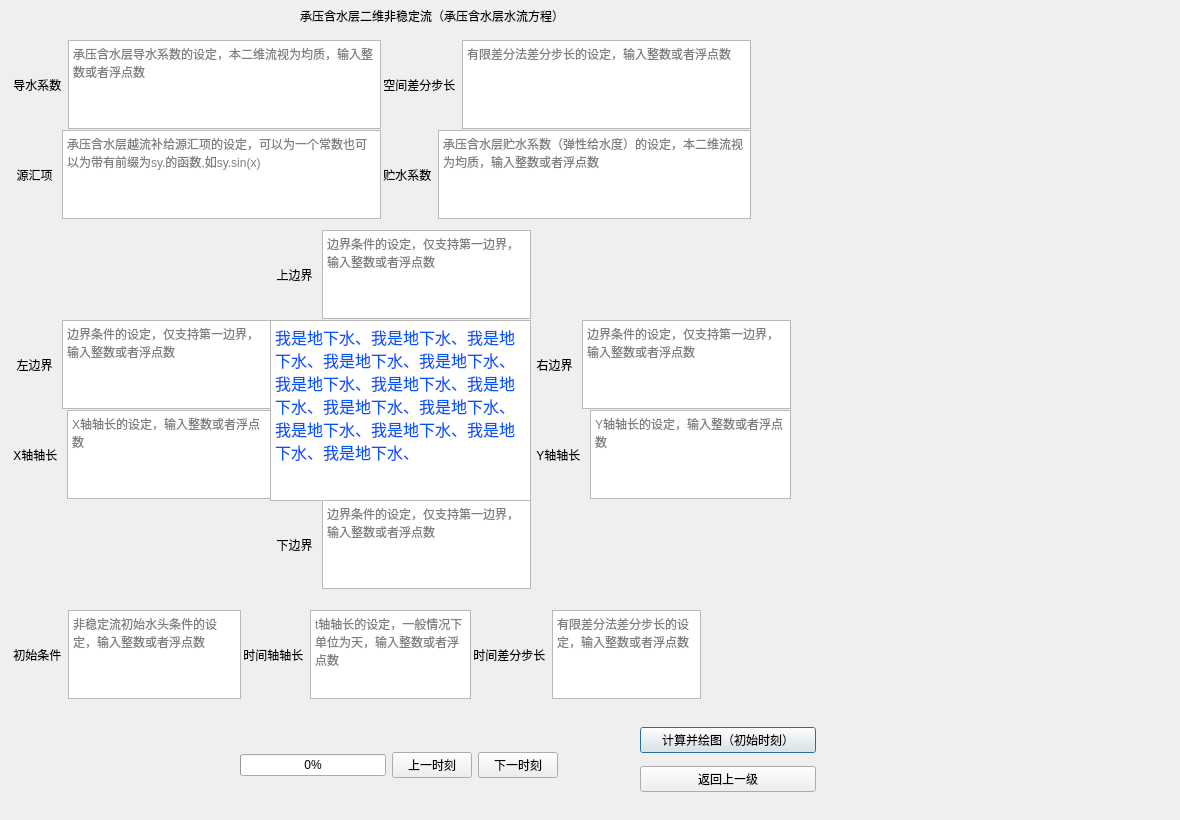
<?xml version="1.0" encoding="UTF-8"?>
<ui version="4.0">
 <class>two_dimension_confined_aquifer_unstable_flow</class>
 <widget class="QDialog" name="two_dimension_confined_aquifer_unstable_flow">
  <property name="windowModality">
   <enum>Qt::NonModal</enum>
  </property>
  <property name="geometry">
   <rect>
    <x>0</x>
    <y>0</y>
    <width>1180</width>
    <height>820</height>
   </rect>
  </property>
  <property name="windowTitle">
   <string>two dimension confined aquifer unstable flow</string>
  </property>
  <widget class="QLabel" name="label">
   <property name="geometry">
    <rect>
     <x>300</x>
     <y>0</y>
     <width>341</width>
     <height>31</height>
    </rect>
   </property>
   <property name="text">
    <string>承压含水层二维非稳定流（承压含水层水流方程）</string>
   </property>
  </widget>
  <widget class="QWidget" name="horizontalLayoutWidget">
   <property name="geometry">
    <rect>
     <x>10</x>
     <y>40</y>
     <width>371</width>
     <height>89</height>
    </rect>
   </property>
   <layout class="QHBoxLayout" name="horizontalLayout">
    <item>
     <widget class="QLabel" name="label_2">
      <property name="text">
       <string> 导水系数</string>
      </property>
     </widget>
    </item>
    <item>
     <widget class="QTextEdit" name="transmissivity">
      <property name="placeholderText">
       <string>承压含水层导水系数的设定，本二维流视为均质，输入整数或者浮点数</string>
      </property>
     </widget>
    </item>
   </layout>
  </widget>
  <widget class="QWidget" name="horizontalLayoutWidget_2">
   <property name="geometry">
    <rect>
     <x>10</x>
     <y>130</y>
     <width>371</width>
     <height>89</height>
    </rect>
   </property>
   <layout class="QHBoxLayout" name="horizontalLayout_2">
    <item>
     <widget class="QLabel" name="label_3">
      <property name="text">
       <string>  源汇项 </string>
      </property>
     </widget>
    </item>
    <item>
     <widget class="QTextEdit" name="leakage_recharge">
      <property name="placeholderText">
       <string notr="true">承压含水层越流补给源汇项的设定，可以为一个常数也可以为带有前缀为sy.的函数,如sy.sin(x)</string>
      </property>
     </widget>
    </item>
   </layout>
  </widget>
  <widget class="QWidget" name="verticalLayoutWidget">
   <property name="geometry">
    <rect>
     <x>640</x>
     <y>720</y>
     <width>176</width>
     <height>80</height>
    </rect>
   </property>
   <layout class="QVBoxLayout" name="verticalLayout">
    <item>
     <widget class="QPushButton" name="draw">
      <property name="text">
       <string>计算并绘图（初始时刻）</string>
      </property>
     </widget>
    </item>
    <item>
     <widget class="QPushButton" name="back">
      <property name="text">
       <string>返回上一级</string>
      </property>
     </widget>
    </item>
   </layout>
  </widget>
  <widget class="QWidget" name="horizontalLayoutWidget_5">
   <property name="geometry">
    <rect>
     <x>380</x>
     <y>40</y>
     <width>371</width>
     <height>89</height>
    </rect>
   </property>
   <layout class="QHBoxLayout" name="horizontalLayout_5">
    <item>
     <widget class="QLabel" name="label_6">
      <property name="text">
       <string> 空间差分步长</string>
      </property>
     </widget>
    </item>
    <item>
     <widget class="QTextEdit" name="step_length">
      <property name="placeholderText">
       <string>有限差分法差分步长的设定，输入整数或者浮点数</string>
      </property>
     </widget>
    </item>
   </layout>
  </widget>
  <widget class="QWidget" name="horizontalLayoutWidget_4">
   <property name="geometry">
    <rect>
     <x>530</x>
     <y>320</y>
     <width>261</width>
     <height>89</height>
    </rect>
   </property>
   <layout class="QHBoxLayout" name="horizontalLayout_4">
    <item>
     <widget class="QLabel" name="label_5">
      <property name="text">
       <string>  右边界 </string>
      </property>
     </widget>
    </item>
    <item>
     <widget class="QTextEdit" name="r_boundary">
      <property name="placeholderText">
       <string>边界条件的设定，仅支持第一边界，输入整数或者浮点数</string>
      </property>
     </widget>
    </item>
   </layout>
  </widget>
  <widget class="QWidget" name="horizontalLayoutWidget_3">
   <property name="geometry">
    <rect>
     <x>10</x>
     <y>320</y>
     <width>261</width>
     <height>89</height>
    </rect>
   </property>
   <layout class="QHBoxLayout" name="horizontalLayout_3">
    <item>
     <widget class="QLabel" name="label_4">
      <property name="text">
       <string>  左边界 </string>
      </property>
     </widget>
    </item>
    <item>
     <widget class="QTextEdit" name="l_boundary">
      <property name="placeholderText">
       <string>边界条件的设定，仅支持第一边界，输入整数或者浮点数</string>
      </property>
     </widget>
    </item>
   </layout>
  </widget>
  <widget class="QWidget" name="horizontalLayoutWidget_7">
   <property name="geometry">
    <rect>
     <x>270</x>
     <y>230</y>
     <width>261</width>
     <height>89</height>
    </rect>
   </property>
   <layout class="QHBoxLayout" name="horizontalLayout_7">
    <item>
     <widget class="QLabel" name="label_8">
      <property name="text">
       <string>  上边界 </string>
      </property>
     </widget>
    </item>
    <item>
     <widget class="QTextEdit" name="t_boundary">
      <property name="placeholderText">
       <string>边界条件的设定，仅支持第一边界，输入整数或者浮点数</string>
      </property>
     </widget>
    </item>
   </layout>
  </widget>
  <widget class="QWidget" name="horizontalLayoutWidget_8">
   <property name="geometry">
    <rect>
     <x>270</x>
     <y>500</y>
     <width>261</width>
     <height>89</height>
    </rect>
   </property>
   <layout class="QHBoxLayout" name="horizontalLayout_8">
    <item>
     <widget class="QLabel" name="label_9">
      <property name="text">
       <string>  下边界 </string>
      </property>
     </widget>
    </item>
    <item>
     <widget class="QTextEdit" name="b_boundary">
      <property name="placeholderText">
       <string>边界条件的设定，仅支持第一边界，输入整数或者浮点数</string>
      </property>
     </widget>
    </item>
   </layout>
  </widget>
  <widget class="QTextBrowser" name="textBrowser">
   <property name="geometry">
    <rect>
     <x>270</x>
     <y>320</y>
     <width>261</width>
     <height>181</height>
    </rect>
   </property>
   <property name="html">
    <string>&lt;!DOCTYPE HTML PUBLIC &quot;-//W3C//DTD HTML 4.0//EN&quot; &quot;http://www.w3.org/TR/REC-html40/strict.dtd&quot;&gt;
&lt;html&gt;&lt;head&gt;&lt;meta name=&quot;qrichtext&quot; content=&quot;1&quot; /&gt;&lt;style type=&quot;text/css&quot;&gt;
p, li { white-space: pre-wrap; }
&lt;/style&gt;&lt;/head&gt;&lt;body style=&quot; font-family:'SimSun'; font-size:9pt; font-weight:400; font-style:normal;&quot;&gt;
&lt;p style=&quot; margin-top:0px; margin-bottom:0px; margin-left:0px; margin-right:0px; -qt-block-indent:0; text-indent:0px;&quot;&gt;&lt;span style=&quot; font-size:12pt; color:#0055ff;&quot;&gt;我是地下水、我是地下水、我是地下水、我是地下水、我是地下水、我是地下水、我是地下水、我是地下水、我是地下水、我是地下水、我是地下水、我是地下水、我是地下水、我是地下水、&lt;/span&gt;&lt;/p&gt;&lt;/body&gt;&lt;/html&gt;</string>
   </property>
  </widget>
  <widget class="QWidget" name="horizontalLayoutWidget_9">
   <property name="geometry">
    <rect>
     <x>10</x>
     <y>410</y>
     <width>261</width>
     <height>89</height>
    </rect>
   </property>
   <layout class="QHBoxLayout" name="horizontalLayout_9">
    <item>
     <widget class="QLabel" name="label_10">
      <property name="text">
       <string> X轴轴长 </string>
      </property>
     </widget>
    </item>
    <item>
     <widget class="QTextEdit" name="x_length">
      <property name="placeholderText">
       <string>X轴轴长的设定，输入整数或者浮点数</string>
      </property>
     </widget>
    </item>
   </layout>
  </widget>
  <widget class="QWidget" name="horizontalLayoutWidget_10">
   <property name="geometry">
    <rect>
     <x>530</x>
     <y>410</y>
     <width>261</width>
     <height>89</height>
    </rect>
   </property>
   <layout class="QHBoxLayout" name="horizontalLayout_10">
    <item>
     <widget class="QLabel" name="label_11">
      <property name="text">
       <string>  Y轴轴长 </string>
      </property>
     </widget>
    </item>
    <item>
     <widget class="QTextEdit" name="y_length">
      <property name="placeholderText">
       <string>Y轴轴长的设定，输入整数或者浮点数</string>
      </property>
     </widget>
    </item>
   </layout>
  </widget>
  <widget class="QWidget" name="horizontalLayoutWidget_6">
   <property name="geometry">
    <rect>
     <x>470</x>
     <y>610</y>
     <width>231</width>
     <height>89</height>
    </rect>
   </property>
   <layout class="QHBoxLayout" name="horizontalLayout_6">
    <item>
     <widget class="QLabel" name="label_7">
      <property name="text">
       <string> 时间差分步长</string>
      </property>
     </widget>
    </item>
    <item>
     <widget class="QTextEdit" name="step_time">
      <property name="placeholderText">
       <string>有限差分法差分步长的设定，输入整数或者浮点数</string>
      </property>
     </widget>
    </item>
   </layout>
  </widget>
  <widget class="QWidget" name="horizontalLayoutWidget_11">
   <property name="geometry">
    <rect>
     <x>240</x>
     <y>610</y>
     <width>231</width>
     <height>89</height>
    </rect>
   </property>
   <layout class="QHBoxLayout" name="horizontalLayout_11">
    <item>
     <widget class="QLabel" name="label_12">
      <property name="text">
       <string> 时间轴轴长</string>
      </property>
     </widget>
    </item>
    <item>
     <widget class="QTextEdit" name="t_length">
      <property name="placeholderText">
       <string>t轴轴长的设定，一般情况下单位为天，输入整数或者浮点数</string>
      </property>
     </widget>
    </item>
   </layout>
  </widget>
  <widget class="QWidget" name="horizontalLayoutWidget_12">
   <property name="geometry">
    <rect>
     <x>380</x>
     <y>130</y>
     <width>371</width>
     <height>89</height>
    </rect>
   </property>
   <layout class="QHBoxLayout" name="horizontalLayout_12">
    <item>
     <widget class="QLabel" name="label_13">
      <property name="text">
       <string> 贮水系数</string>
      </property>
     </widget>
    </item>
    <item>
     <widget class="QTextEdit" name="storativity">
      <property name="placeholderText">
       <string>承压含水层贮水系数（弹性给水度）的设定，本二维流视为均质，输入整数或者浮点数</string>
      </property>
     </widget>
    </item>
   </layout>
  </widget>
  <widget class="QWidget" name="horizontalLayoutWidget_13">
   <property name="geometry">
    <rect>
     <x>10</x>
     <y>610</y>
     <width>231</width>
     <height>89</height>
    </rect>
   </property>
   <layout class="QHBoxLayout" name="horizontalLayout_13">
    <item>
     <widget class="QLabel" name="label_14">
      <property name="text">
       <string> 初始条件</string>
      </property>
     </widget>
    </item>
    <item>
     <widget class="QTextEdit" name="initial_condition">
      <property name="placeholderText">
       <string>非稳定流初始水头条件的设定，输入整数或者浮点数</string>
      </property>
     </widget>
    </item>
   </layout>
  </widget>
  <widget class="QWidget" name="horizontalLayoutWidget_14">
   <property name="geometry">
    <rect>
     <x>240</x>
     <y>720</y>
     <width>318</width>
     <height>91</height>
    </rect>
   </property>
   <layout class="QHBoxLayout" name="horizontalLayout_14">
    <item>
     <widget class="QProgressBar" name="progressBar">
      <property name="cursor">
       <cursorShape>ArrowCursor</cursorShape>
      </property>
      <property name="value">
       <number>0</number>
      </property>
      <property name="textVisible">
       <bool>true</bool>
      </property>
      <property name="orientation">
       <enum>Qt::Horizontal</enum>
      </property>
     </widget>
    </item>
    <item>
     <widget class="QPushButton" name="previous_time">
      <property name="text">
       <string>上一时刻</string>
      </property>
     </widget>
    </item>
    <item>
     <widget class="QPushButton" name="next_time">
      <property name="text">
       <string>下一时刻</string>
      </property>
     </widget>
    </item>
   </layout>
  </widget>
 </widget>
 <resources>
  <include location="../resource.qrc"/>
 </resources>
 <connections/>
</ui>
